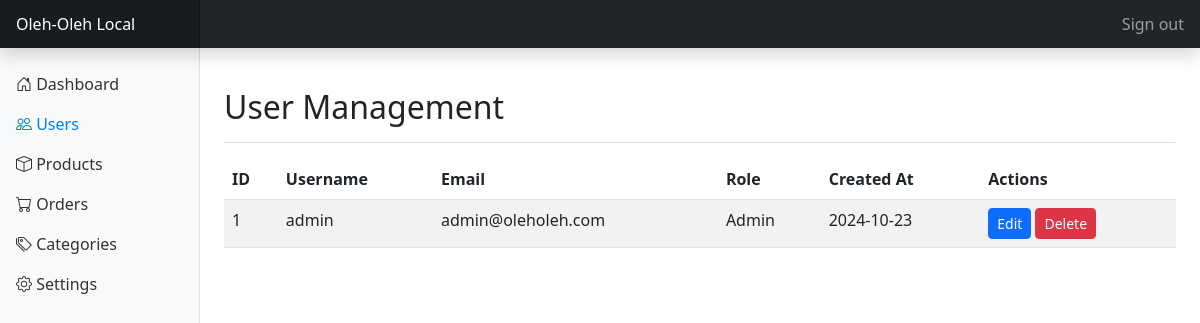
The page /admin/users.php (signed in) on the database its author committed.
### tables this page shows
CREATE TABLE users (
    id INT PRIMARY KEY AUTO_INCREMENT,
    username VARCHAR(50) NOT NULL,
    email VARCHAR(100) NOT NULL UNIQUE,
    password VARCHAR(255) NOT NULL,
    role ENUM('admin', 'seller', 'buyer') NOT NULL,
    phone VARCHAR(20),
    created_at TIMESTAMP DEFAULT CURRENT_TIMESTAMP
);

### classes/User.php (called while the page is built, shortened)
<?php
class User
{
    private $conn;
    private $table_name = "users";
    public function __construct($db)
    {
        $this->conn = $db;
    }
    public function readAll()
    {
        $query = "SELECT * FROM " . $this->table_name . " ORDER BY created_at DESC";
        $stmt = $this->conn->prepare($query);
        $stmt->execute();
        return $stmt;
    }
}

### admin/users.php (the view, shortened to what this page needs)
<?php
include_once '../classes/User.php';
$database = new Database();
$db = $database->getConnection();
$user = new User($db);
$users = $user->readAll();
include_once '../includes/admin_header.php';
?>
<div class="container-fluid">
    <div class="row">
        <?php include_once '../includes/admin_sidebar.php'; ?>
        <main class="col-md-9 ms-sm-auto col-lg-10 px-md-4">
            <div class="d-flex justify-content-between flex-wrap flex-md-nowrap align-items-center pt-3 pb-2 mb-3 border-bottom">
                <h1 class="h2">User Management</h1>
            </div>
            <div class="table-responsive">
                <table class="table table-striped">
                    <thead>
                        <tr>
                            <th>ID</th>
                            <th>Username</th>
                            <th>Email</th>
                            <th>Role</th>
                            <th>Created At</th>
                            <th>Actions</th>
                        </tr>
                    </thead>
                    <tbody>
                        <?php while ($row = $users->fetch(PDO::FETCH_ASSOC)): ?>
                            <tr>
                                <td><?php echo $row['id']; ?></td>
                                <td><?php echo $row['username']; ?></td>
                                <td><?php echo $row['email']; ?></td>
                                <td><?php echo ucfirst($row['role']); ?></td>
                                <td><?php echo date('Y-m-d', strtotime($row['created_at'])); ?></td>
                                <td>
                                    <a href="edit_user.php?id=<?php echo $row['id']; ?>" class="btn btn-sm btn-primary">Edit</a>
                                    <form action="users.php" method="post" class="d-inline" onsubmit="return confirm('Are you sure you want to delete this user?');">
                                        <button type="submit" name="delete_user" class="btn btn-sm btn-danger">Delete</button>
                                    </form>
                                </td>
                            </tr>
                        <?php endwhile; ?>
                    </tbody>
                </table>
            </div>
        </main>
    </div>
</div>
<?php include_once '../includes/admin_footer.php'; ?>

### assets/admin.css (style rules this page uses)
main { padding-top: 1.5rem; }

### rows shown on the page
users: id "1", username "admin", email "admin@oleholeh.com", role "Admin", created_at "2024-10-23"
